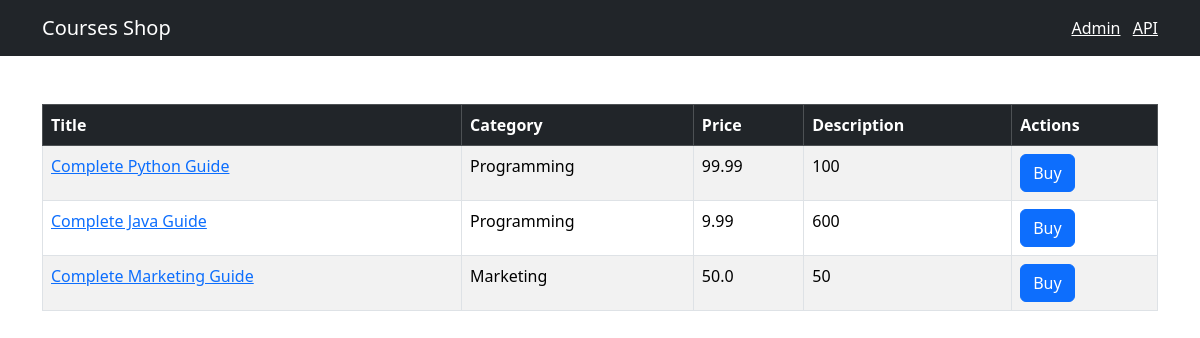
Before: / with the older database file.
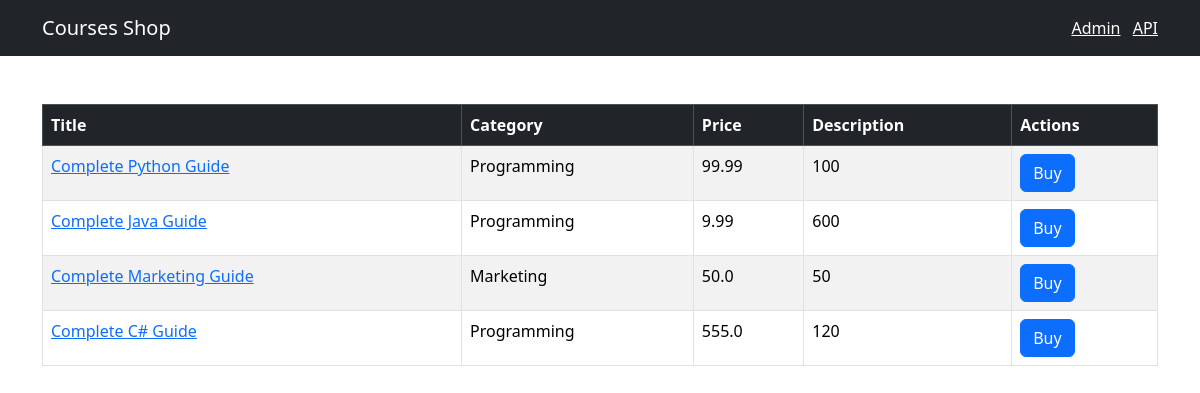
After: the same page with the newer database file.
### shop/models.py (models this page shows, shortened)
class Course(models.Model):
    title = models.CharField(max_length=255)
    price = models.FloatField()
    students_qty = models.IntegerField()
    reviews_qty = models.IntegerField()
    category = models.ForeignKey(Category, on_delete=models.CASCADE)
    created_at = models.DateTimeField(default=timezone.now)

class Category(models.Model):
    title = models.CharField(max_length=255)
    created_at = models.DateTimeField(default=timezone.now)
    def __str__(self):
        return self.title

### shop/views.py (the view)
# urls.py: path('', views.index, name='index'),
def index(request):
    courses = models.Course.objects.all()
    return render(request, 'shop/courses.html', {'courses': courses})

### templates/shop/courses.html (shortened to what this page needs)
{% extends 'base.html' %}
{% block content %}
<table class="table mt-5 table-bordered table-striped table-hover">
    <thead class="table-dark">
        <tr>
            <th>Title</th>
            <th>Category</th>
            <th>Price</th>
            <th>Description</th>
            <th>Actions</th>
        </tr>
    </thead>
    <tbody>
        {% for course in courses %}
        <tr>
            <td>
                <a href="{% url "shop:single_course" course.id %}">{{ course.title }}</a></td>
            <td>{{ course.category }}</td>
            <td>{{ course.price }}</td>
            <td>{{ course.students_qty }}</td>
            <td><button class="btn btn-primary">Buy</button></td>
        </tr>
        {% endfor %}
    </tbody>
</table>
{% endblock %}

### templates/base.html (shortened to what this page needs)
<!DOCTYPE html>
<html lang="en">
<head>
    <link href="https://cdn.jsdelivr.net/npm/bootstrap@5.3.8/dist/css/bootstrap.min.css" rel="stylesheet">
</head>
<body>
    <nav class="navbar navbar-dark bg-dark">
        <div class="container">
            <a href="{% url 'shop:index' %}" class="navbar-brand" href="#">Courses Shop</a>
            <span class="navbar-text">
                <a href="/admin/" class="me-2" target="_blank">Admin</a>
                <a href="/api/v1/" target="_blank">API</a>
            </span>
        </div>
    </nav>
    <main class="container">
        {% block content %}
        {% endblock %}
    </main>
</body>
</html>

Changed rows visible on the page:
added Course: title "Complete C# Guide", category "Programming", price "555.0", students_qty "120"
